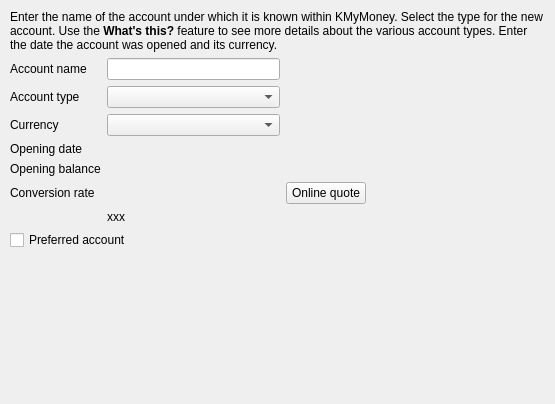
<?xml version="1.0" encoding="UTF-8"?>
<ui version="4.0">
 <class>KAccountTypePage</class>
 <widget class="QWidget" name="KAccountTypePage">
  <property name="geometry">
   <rect>
    <x>0</x>
    <y>0</y>
    <width>555</width>
    <height>404</height>
   </rect>
  </property>
  <layout class="QVBoxLayout">
   <property name="leftMargin">
    <number>10</number>
   </property>
   <property name="topMargin">
    <number>10</number>
   </property>
   <property name="rightMargin">
    <number>10</number>
   </property>
   <property name="bottomMargin">
    <number>10</number>
   </property>
   <item>
    <widget class="QLabel" name="qLabel4">
     <property name="focusPolicy">
      <enum>Qt::NoFocus</enum>
     </property>
     <property name="text">
      <string>Enter the name of the account under which it is known within KMyMoney. Select the type for the new account. Use the &lt;b&gt;What's this?&lt;/b&gt; feature to see more details about the various account types. Enter the date the account was opened and its currency.</string>
     </property>
     <property name="wordWrap">
      <bool>true</bool>
     </property>
    </widget>
   </item>
   <item>
    <layout class="QGridLayout">
     <item row="0" column="0">
      <widget class="QLabel" name="textLabel1">
       <property name="text">
        <string>Account name</string>
       </property>
       <property name="wordWrap">
        <bool>false</bool>
       </property>
      </widget>
     </item>
     <item row="0" column="1">
      <widget class="KLineEdit" name="m_accountName">
       <property name="sizePolicy">
        <sizepolicy hsizetype="MinimumExpanding" vsizetype="Fixed">
         <horstretch>0</horstretch>
         <verstretch>0</verstretch>
        </sizepolicy>
       </property>
       <property name="whatsThis">
        <string>Enter a name under which this account is known within KMyMoney.</string>
       </property>
      </widget>
     </item>
     <item row="1" column="0">
      <widget class="QLabel" name="textLabel2_2">
       <property name="text">
        <string>Account type</string>
       </property>
       <property name="wordWrap">
        <bool>false</bool>
       </property>
      </widget>
     </item>
     <item row="1" column="1">
      <widget class="KMyMoneyGeneralCombo" name="m_typeSelection">
       <property name="sizePolicy">
        <sizepolicy hsizetype="MinimumExpanding" vsizetype="Fixed">
         <horstretch>0</horstretch>
         <verstretch>0</verstretch>
        </sizepolicy>
       </property>
       <property name="whatsThis">
        <string>&lt;p&gt;&lt;b&gt;Checking&lt;/b&gt;
Use the checking account type to manage activities on your checking account e.g. payments, checks and cash card purchases.&lt;/p&gt;

&lt;p&gt;&lt;b&gt;Savings&lt;/b&gt;
Use the savings account type to manage activities on your savings account.&lt;/p&gt;

&lt;p&gt;&lt;b&gt;Credit Card&lt;/b&gt;
Use the credit card account type to manage activities on your credit card.&lt;/p&gt;

&lt;p&gt;&lt;b&gt;Cash&lt;/b&gt;

Use the cash account type to manage activities in your wallet.&lt;/p&gt;

&lt;p&gt;&lt;b&gt;Loan&lt;/b&gt;
Use the loan account type to manage amortization loans (e.g. mortgages, car loan, money you lend, private loans etc.).&lt;/p&gt;

&lt;p&gt;&lt;b&gt;Investment&lt;/b&gt;
Use the investment account to manage your stock, mutual fund and other investments.&lt;/p&gt;

&lt;p&gt;&lt;b&gt;Asset&lt;/b&gt;
Use the asset account type to manage assets (e.g. your house, car or art collection).&lt;/p&gt;

&lt;p&gt;&lt;b&gt;Liability&lt;/b&gt;
Use the liability account type to manage any type of liability except amortization loans. Use it for taxes you owe or money you borrowed from friends. For amortization loans like mortgages you should create a loan account.&lt;/p&gt;</string>
       </property>
      </widget>
     </item>
     <item row="2" column="0">
      <widget class="QLabel" name="textLabel3">
       <property name="text">
        <string>Currency</string>
       </property>
       <property name="wordWrap">
        <bool>false</bool>
       </property>
      </widget>
     </item>
     <item row="2" column="1">
      <widget class="KMyMoneySecuritySelector" name="m_currencyComboBox">
       <property name="sizePolicy">
        <sizepolicy hsizetype="MinimumExpanding" vsizetype="Fixed">
         <horstretch>0</horstretch>
         <verstretch>0</verstretch>
        </sizepolicy>
       </property>
       <property name="whatsThis">
        <string>Select the currency in which this account is denominated.</string>
       </property>
      </widget>
     </item>
     <item row="2" column="2" colspan="2">
      <spacer name="spacer6">
       <property name="orientation">
        <enum>Qt::Horizontal</enum>
       </property>
       <property name="sizeType">
        <enum>QSizePolicy::Expanding</enum>
       </property>
       <property name="sizeHint" stdset="0">
        <size>
         <width>231</width>
         <height>20</height>
        </size>
       </property>
      </spacer>
     </item>
     <item row="3" column="0">
      <widget class="QLabel" name="textLabel2">
       <property name="text">
        <string>Opening date</string>
       </property>
       <property name="wordWrap">
        <bool>false</bool>
       </property>
      </widget>
     </item>
     <item row="3" column="1">
      <widget class="KMyMoneyDateInput" name="m_openingDate">
       <property name="focusPolicy">
        <enum>Qt::StrongFocus</enum>
       </property>
       <property name="whatsThis">
        <string>&lt;p&gt;The opening date would be the date of the last statement. In case you want to keep track of transactions prior to this date, enter the ending balance and statement date of a prior statement and add all following transactions into KMyMoney. KMyMoney will not allow you to enter or modify transactions prior to this date.&lt;/p&gt;
&lt;p&gt;&lt;i&gt;Note&lt;/i&gt;: If you do not know the exact amount of the opening balance, enter an estimate. You can change this value later before you reconcile this account for the first time.&lt;/p&gt;</string>
       </property>
      </widget>
     </item>
     <item row="4" column="0">
      <widget class="QLabel" name="m_openingBalanceLabel">
       <property name="text">
        <string>Opening balance</string>
       </property>
       <property name="wordWrap">
        <bool>false</bool>
       </property>
      </widget>
     </item>
     <item row="4" column="1">
      <widget class="KMyMoneyEdit" name="m_openingBalance">
       <property name="minimumSize">
        <size>
         <width>150</width>
         <height>0</height>
        </size>
       </property>
       <property name="focusPolicy">
        <enum>Qt::StrongFocus</enum>
       </property>
       <property name="whatsThis">
        <string>&lt;p&gt;The opening balance is the balance of the account when you start using it with KMyMoney. For new accounts this is usually 0 but for existing accounts this may well differ. Please consult the account statements to figure out this value. The opening balance is to be provided in the currency of the account as selected with the currency button.&lt;/p&gt;
&lt;p&gt;&lt;i&gt;Note&lt;/i&gt;: If you do not know the exact amount of the opening balance, enter an estimate. You can change this value later before you reconcile this account for the first time.&lt;/p&gt;</string>
       </property>
       <property name="resetButtonVisibility" stdset="0">
        <bool>false</bool>
       </property>
      </widget>
     </item>
     <item row="5" column="0">
      <widget class="QLabel" name="m_conversionLabel">
       <property name="text">
        <string>Conversion rate</string>
       </property>
       <property name="wordWrap">
        <bool>false</bool>
       </property>
      </widget>
     </item>
     <item row="5" column="1">
      <widget class="KMyMoneyEdit" name="m_conversionRate">
       <property name="focusPolicy">
        <enum>Qt::StrongFocus</enum>
       </property>
       <property name="whatsThis">
        <string>For foreign currencies an initial conversion rate needs to be provided. This should be the price of the foreign currency in the base currency on the opening date of the account.</string>
       </property>
       <property name="resetButtonVisibility" stdset="0">
        <bool>false</bool>
       </property>
      </widget>
     </item>
     <item row="5" column="2">
      <widget class="QPushButton" name="m_onlineQuote">
       <property name="text">
        <string>Online quote</string>
       </property>
      </widget>
     </item>
     <item row="5" column="3">
      <spacer name="spacer3">
       <property name="orientation">
        <enum>Qt::Horizontal</enum>
       </property>
       <property name="sizeType">
        <enum>QSizePolicy::Expanding</enum>
       </property>
       <property name="sizeHint" stdset="0">
        <size>
         <width>61</width>
         <height>21</height>
        </size>
       </property>
      </spacer>
     </item>
     <item row="6" column="1">
      <widget class="QLabel" name="m_conversionExample">
       <property name="text">
        <string>xxx</string>
       </property>
       <property name="wordWrap">
        <bool>false</bool>
       </property>
      </widget>
     </item>
     <item row="7" column="0" colspan="2">
      <widget class="QCheckBox" name="m_preferredAccount">
       <property name="toolTip">
        <string>Mark this checkbox if the account should be maintained as preferred account</string>
       </property>
       <property name="whatsThis">
        <string>Selecting the &lt;b&gt;Preferred Account&lt;/b&gt; checkbox will allow preferred access in some dialogs and views of KMyMoney.</string>
       </property>
       <property name="text">
        <string>Preferred account</string>
       </property>
      </widget>
     </item>
    </layout>
   </item>
   <item>
    <spacer name="spacer18">
     <property name="orientation">
      <enum>Qt::Vertical</enum>
     </property>
     <property name="sizeType">
      <enum>QSizePolicy::Expanding</enum>
     </property>
     <property name="sizeHint" stdset="0">
      <size>
       <width>20</width>
       <height>16</height>
      </size>
     </property>
    </spacer>
   </item>
  </layout>
 </widget>
 <layoutdefault spacing="6" margin="11"/>
 <customwidgets>
  <customwidget>
   <class>KLineEdit</class>
   <extends>QLineEdit</extends>
   <header>klineedit.h</header>
  </customwidget>
  <customwidget>
   <class>KComboBox</class>
   <extends>QComboBox</extends>
   <header>kcombobox.h</header>
  </customwidget>
  <customwidget>
   <class>KMyMoneyDateInput</class>
   <extends>QFrame</extends>
   <header>kmymoneydateinput.h</header>
   <container>1</container>
  </customwidget>
  <customwidget>
   <class>KMyMoneySecuritySelector</class>
   <extends>KComboBox</extends>
   <header>kmymoneycurrencyselector.h</header>
   <container>1</container>
  </customwidget>
  <customwidget>
   <class>KMyMoneyEdit</class>
   <extends>QFrame</extends>
   <header>kmymoneyedit.h</header>
   <container>1</container>
  </customwidget>
  <customwidget>
   <class>KMyMoneyGeneralCombo</class>
   <extends>KComboBox</extends>
   <header>kmymoneygeneralcombo.h</header>
   <container>1</container>
  </customwidget>
 </customwidgets>
 <resources/>
 <connections/>
</ui>
